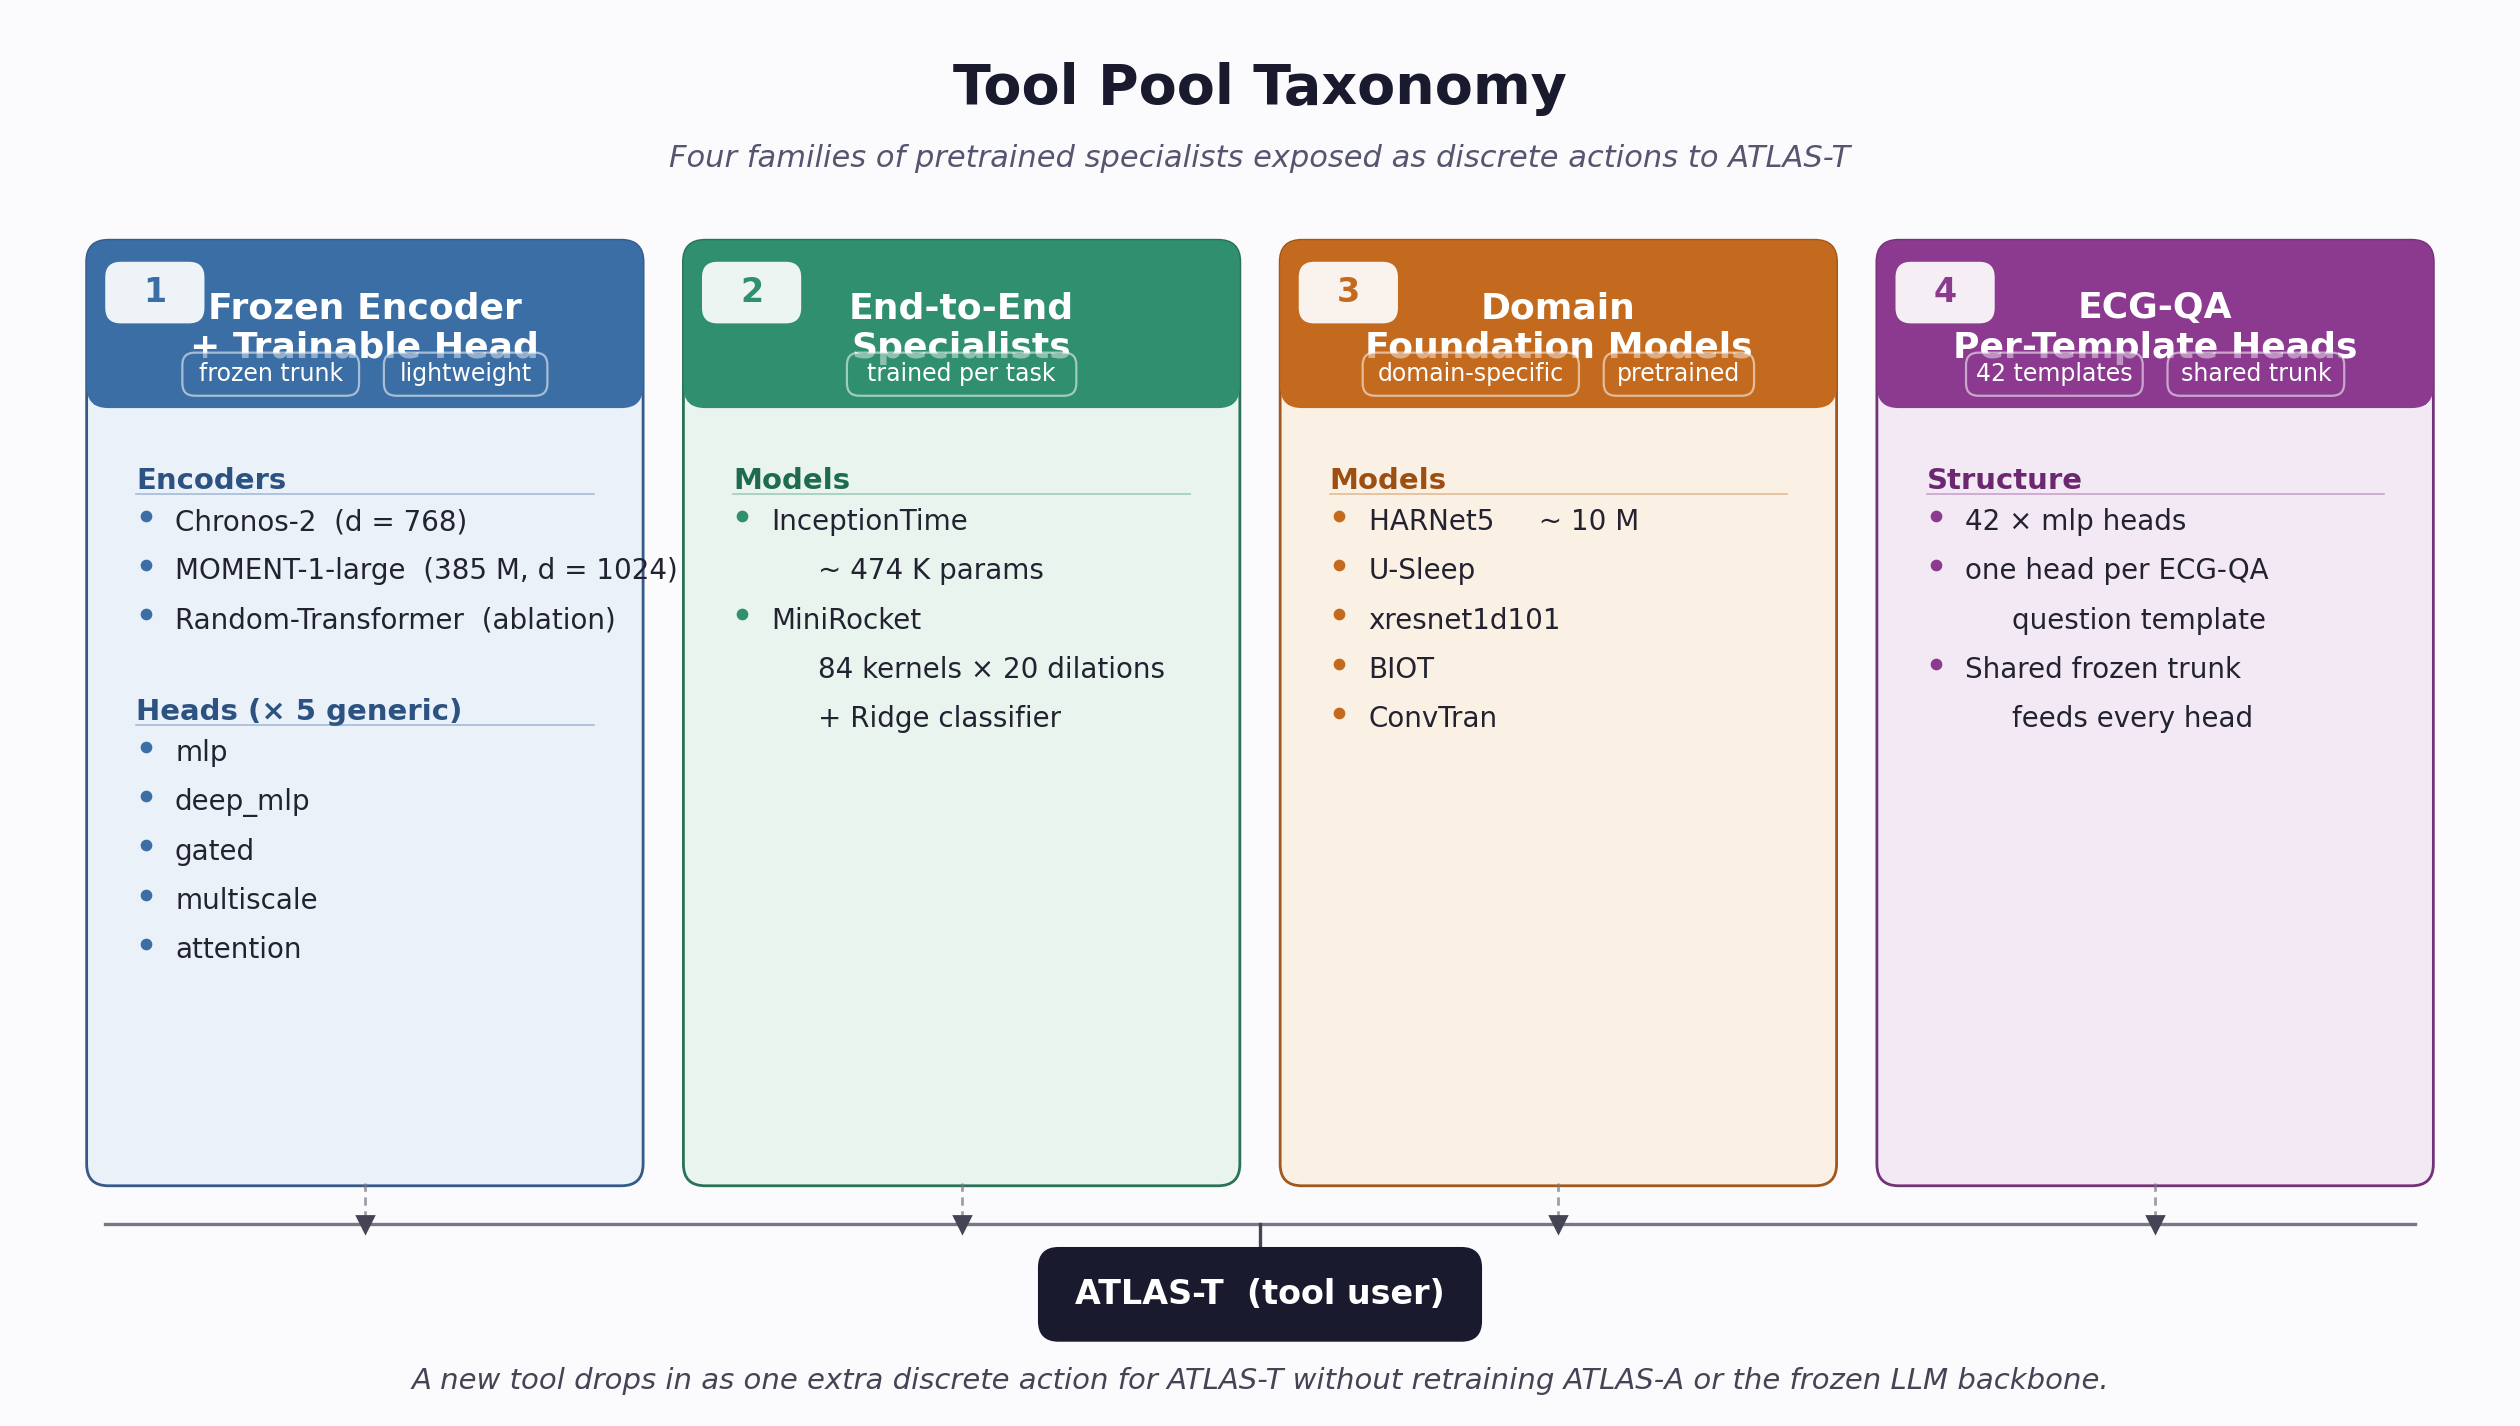

Reproduce this figure in Python.
"""
Figure 008: Tool Pool Taxonomy for ATLAS-T
Four column-cards showing the families of tools in ATLAS-T's tool pool.
"""

import matplotlib.pyplot as plt
import matplotlib.patches as mpatches
from matplotlib.patches import FancyBboxPatch, Rectangle
from matplotlib.lines import Line2D

# ---- Configure figure ----
fig, ax = plt.subplots(figsize=(16, 9), dpi=200)
ax.set_xlim(0, 16)
ax.set_ylim(0, 9)
ax.axis('off')
fig.patch.set_facecolor('#fbfbfd')
ax.set_facecolor('#fbfbfd')

# ---- Title ----
ax.text(8, 8.55, 'Tool Pool Taxonomy',
        ha='center', va='center',
        fontsize=20, fontweight='bold', color='#1a1a2e',
        family='sans-serif')
ax.text(8, 8.10,
        'Four families of pretrained specialists exposed as discrete actions to ATLAS-T',
        ha='center', va='center',
        fontsize=11, color='#555570', style='italic',
        family='sans-serif')

# ---- Palette (four distinct hues) ----
families = [
    {
        'name': 'Frozen Encoder\n+ Trainable Head',
        'header': '#3b6ea5',
        'body':   '#eaf1f9',
        'border': '#2c5282',
        'icon':   'FE',
        'badges': ['frozen trunk', 'lightweight'],
        'subsections': [
            ('Encoders',
             ['Chronos-2  (d = 768)',
              'MOMENT-1-large  (385 M, d = 1024)',
              'Random-Transformer  (ablation)']),
            ('Heads (× 5 generic)',
             ['mlp', 'deep_mlp', 'gated',
              'multiscale', 'attention']),
        ],
    },
    {
        'name': 'End-to-End\nSpecialists',
        'header': '#2f8f6e',
        'body':   '#e8f4ee',
        'border': '#1f6b4f',
        'icon':   'E2E',
        'badges': ['trained per task'],
        'subsections': [
            ('Models',
             ['InceptionTime',
              '   ~ 474 K params',
              'MiniRocket',
              '   84 kernels × 20 dilations',
              '   + Ridge classifier']),
        ],
    },
    {
        'name': 'Domain\nFoundation Models',
        'header': '#c46a1e',
        'body':   '#fbf0e3',
        'border': '#9c4f10',
        'icon':   'DFM',
        'badges': ['domain-specific', 'pretrained'],
        'subsections': [
            ('Models',
             ['HARNet5     ~ 10 M',
              'U-Sleep',
              'xresnet1d101',
              'BIOT',
              'ConvTran']),
        ],
    },
    {
        'name': 'ECG-QA\nPer-Template Heads',
        'header': '#8b3a8f',
        'body':   '#f3e8f4',
        'border': '#6b2870',
        'icon':   'QA',
        'badges': ['42 templates', 'shared trunk'],
        'subsections': [
            ('Structure',
             ['42 × mlp heads',
              'one head per ECG-QA',
              '   question template',
              'Shared frozen trunk',
              '   feeds every head']),
        ],
    },
]

# ---- Card geometry ----
card_left = 0.45
card_right = 15.55
gap = 0.30
n = len(families)
card_w = (card_right - card_left - (n - 1) * gap) / n
card_top = 7.55
card_bottom = 1.45
header_h = 1.05

for i, fam in enumerate(families):
    x0 = card_left + i * (card_w + gap)
    x1 = x0 + card_w
    yc_bot = card_bottom
    yc_top = card_top

    # Card body (rounded background)
    body = FancyBboxPatch(
        (x0, yc_bot), card_w, yc_top - yc_bot,
        boxstyle="round,pad=0.02,rounding_size=0.14",
        linewidth=1.0,
        edgecolor=fam['border'],
        facecolor=fam['body'],
        alpha=0.95,
        zorder=1,
    )
    ax.add_patch(body)

    # Colored header strip
    header = FancyBboxPatch(
        (x0, yc_top - header_h), card_w, header_h,
        boxstyle="round,pad=0.02,rounding_size=0.14",
        linewidth=0,
        facecolor=fam['header'],
        zorder=2,
    )
    ax.add_patch(header)
    # Square off the bottom of the header so it joins the card cleanly
    header_cap = Rectangle(
        (x0 + 0.03, yc_top - header_h),
        card_w - 0.06, 0.18,
        linewidth=0,
        facecolor=fam['header'],
        zorder=2,
    )
    ax.add_patch(header_cap)

    # Family index pill (top-left of header)
    pill_cx = x0 + 0.42
    pill_cy = yc_top - 0.32
    pill = mpatches.FancyBboxPatch(
        (pill_cx - 0.30, pill_cy - 0.18),
        0.60, 0.36,
        boxstyle="round,pad=0.02,rounding_size=0.10",
        linewidth=0,
        facecolor='white',
        alpha=0.92,
        zorder=3,
    )
    ax.add_patch(pill)
    ax.text(pill_cx, pill_cy, f'{i+1}',
            ha='center', va='center',
            fontsize=12, fontweight='bold',
            color=fam['header'],
            family='sans-serif',
            zorder=4)

    # Family name (header text)
    ax.text(x0 + card_w / 2, yc_top - 0.55, fam['name'],
            ha='center', va='center',
            fontsize=13, fontweight='bold',
            color='white', family='sans-serif',
            zorder=4)

    # Metadata badges (along bottom of header, on header strip)
    badge_y = yc_top - header_h + 0.20
    total_w = 0
    badge_widths = []
    for b in fam['badges']:
        w = 0.10 + 0.085 * len(b)
        badge_widths.append(w)
        total_w += w
    total_w += 0.18 * (len(fam['badges']) - 1)
    bx = x0 + card_w / 2 - total_w / 2
    for b, w in zip(fam['badges'], badge_widths):
        badge = mpatches.FancyBboxPatch(
            (bx, badge_y - 0.13), w, 0.26,
            boxstyle="round,pad=0.01,rounding_size=0.08",
            linewidth=0.8,
            edgecolor='white',
            facecolor=fam['header'],
            alpha=0.55,
            zorder=4,
        )
        ax.add_patch(badge)
        ax.text(bx + w / 2, badge_y, b,
                ha='center', va='center',
                fontsize=8.5, color='white',
                family='sans-serif',
                zorder=5)
        bx += w + 0.18

    # ---- Body content: subsections with bullets ----
    cursor_y = yc_top - header_h - 0.40
    for sub_title, items in fam['subsections']:
        # subsection header
        ax.text(x0 + 0.30, cursor_y, sub_title,
                ha='left', va='top',
                fontsize=10.5, fontweight='bold',
                color=fam['border'],
                family='sans-serif',
                zorder=3)
        cursor_y -= 0.36
        # underline under subsection title
        ax.plot([x0 + 0.30, x1 - 0.30],
                [cursor_y + 0.18, cursor_y + 0.18],
                color=fam['header'], linewidth=0.6,
                alpha=0.4, zorder=3)

        for item in items:
            indent = 0
            text = item
            if text.startswith('   '):
                indent = 0.30
                text = text.lstrip()
            # bullet
            if not item.startswith('   '):
                ax.plot(x0 + 0.36 + indent, cursor_y + 0.04,
                        marker='o', markersize=3.2,
                        color=fam['header'], zorder=3)
                tx_x = x0 + 0.55 + indent
            else:
                tx_x = x0 + 0.55 + indent
            ax.text(tx_x, cursor_y, text,
                    ha='left', va='center',
                    fontsize=10, color='#222230',
                    family='sans-serif',
                    zorder=3)
            cursor_y -= 0.32
        cursor_y -= 0.18  # gap between subsections

# ---- Connector bracket: "All exposed as discrete actions to ATLAS-T" ----
bracket_y = 1.18
ax.plot([card_left + 0.10, card_right - 0.10],
        [bracket_y, bracket_y],
        color='#777788', linewidth=1.2, zorder=2)
for i in range(n):
    x0 = card_left + i * (card_w + gap) + card_w / 2
    ax.plot([x0, x0], [card_bottom, bracket_y],
            color='#777788', linewidth=1.0,
            linestyle=(0, (3, 2)), alpha=0.7, zorder=2)
    ax.plot(x0, bracket_y, marker='v', markersize=6,
            color='#444455', zorder=3)

# Central ATLAS-T node
atlas_box = FancyBboxPatch(
    (6.6, 0.45), 2.8, 0.55,
    boxstyle="round,pad=0.02,rounding_size=0.12",
    linewidth=1.4,
    edgecolor='#1a1a2e',
    facecolor='#1a1a2e',
    zorder=4,
)
ax.add_patch(atlas_box)
ax.text(8.0, 0.725, 'ATLAS-T  (tool user)',
        ha='center', va='center',
        fontsize=12, fontweight='bold',
        color='white', family='sans-serif',
        zorder=5)

# Tie atlas-t box to bracket
ax.plot([8.0, 8.0], [1.0, bracket_y],
        color='#444455', linewidth=1.2, zorder=3)

# ---- Bottom caption ----
caption = (
    'A new tool drops in as one extra discrete action for ATLAS-T '
    'without retraining ATLAS-A or the frozen LLM backbone.'
)
ax.text(8, 0.16, caption,
        ha='center', va='center',
        fontsize=10.5, style='italic',
        color='#444455',
        family='sans-serif')

# ---- Save ----
out_path = '/home/wangni/notion-figures/atlas-ts-agentic-tool-use-with-language-models-for-the-analy/fig_008.png'
plt.savefig(out_path, dpi=200, bbox_inches='tight',
            facecolor='#fbfbfd', edgecolor='none')
plt.close(fig)
print(f'Saved: {out_path}')
